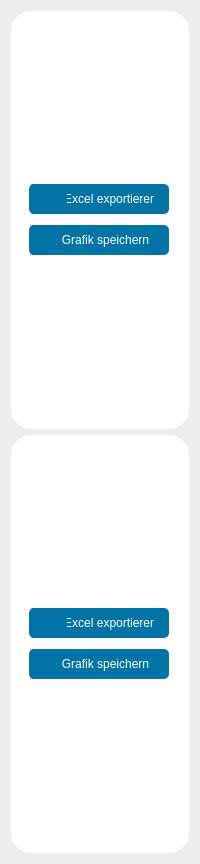
      <widget class="QFrame" name="tarifsimulation_bottom">
       <property name="minimumSize">
        <size>
         <width>0</width>
         <height>0</height>
        </size>
       </property>
       <layout class="QGridLayout" name="gridLayout_5">
        <item row="0" column="0" colspan="2">
         <widget class="QFrame" name="frame_ts_container1">
          <property name="styleSheet">
           <string notr="true">background-color: white;
border-radius: 20%;</string>
          </property>
          <property name="frameShadow">
           <enum>QFrame::Plain</enum>
          </property>
          <layout class="QHBoxLayout" name="horizontalLayout_16">
           <item>
            <widget class="QFrame" name="frame_button_3">
             <property name="maximumSize">
              <size>
               <width>150</width>
               <height>16777215</height>
              </size>
             </property>
             <layout class="QVBoxLayout" name="verticalLayout_43">
              <item>
               <spacer name="verticalSpacer_10">
                <property name="orientation">
                 <enum>Qt::Vertical</enum>
                </property>
                <property name="sizeType">
                 <enum>QSizePolicy::Maximum</enum>
                </property>
                <property name="sizeHint" stdset="0">
                 <size>
                  <width>20</width>
                  <height>150</height>
                 </size>
                </property>
               </spacer>
              </item>
              <item>
               <widget class="QPushButton" name="pushButton_tarifsimulation_excel_statistik">
                <property name="minimumSize">
                 <size>
                  <width>140</width>
                  <height>0</height>
                 </size>
                </property>
                <property name="maximumSize">
                 <size>
                  <width>140</width>
                  <height>16777215</height>
                 </size>
                </property>
                <property name="styleSheet">
                 <string notr="true">QPushButton {
    border-left: 8px solid;
	border-color: rgb(1,115,164);
	background-color: rgb(1,115,164);   
    text-align: center;
	color: rgb(255,255,255);
	padding: 8px;
	padding-left: 30 px;
	padding-right: 15 px;
	border-radius: 5px;
	background-image: url(:/16x16/icons/16x16/cil-external-link.png);
	background-position: left;
	background-repeat: no-reperat;
}
QPushButton:hover {
    background-color: rgb(1,133,177);
	border-color: rgb(1,133,177);
}
QPushButton:pressed {
	background-color: rgb(1,115,164);
	border-color: rgb(1,115,164);
}</string>
                </property>
                <property name="text">
                 <string>Excel exportieren</string>
                </property>
               </widget>
              </item>
              <item>
               <widget class="QPushButton" name="pushButton_tarifsimulation_sichern_statistik">
                <property name="sizePolicy">
                 <sizepolicy hsizetype="Fixed" vsizetype="Fixed">
                  <horstretch>150</horstretch>
                  <verstretch>0</verstretch>
                 </sizepolicy>
                </property>
                <property name="minimumSize">
                 <size>
                  <width>140</width>
                  <height>0</height>
                 </size>
                </property>
                <property name="maximumSize">
                 <size>
                  <width>140</width>
                  <height>16777215</height>
                 </size>
                </property>
                <property name="focusPolicy">
                 <enum>Qt::NoFocus</enum>
                </property>
                <property name="layoutDirection">
                 <enum>Qt::LeftToRight</enum>
                </property>
                <property name="styleSheet">
                 <string notr="true">QPushButton {
    border-left: 8px solid;
	border-color: rgb(1,115,164);
	background-color: rgb(1,115,164);   
    text-align: center;
	color: rgb(255,255,255);
	padding: 8px;
	padding-left: 20 px;
	padding-right: 15 px;
	border-radius: 5px;
	background-image: url(:/16x16/icons/16x16/cil-save.png);
	background-position: left;
	background-repeat: no-reperat;
}
QPushButton:hover {
    background-color: rgb(1,133,177);
	border-color: rgb(1,133,177);
}
QPushButton:pressed {
	background-color: rgb(1,115,164);
	border-color: rgb(1,115,164);
}</string>
                </property>
                <property name="text">
                 <string>Grafik speichern</string>
                </property>
               </widget>
              </item>
              <item>
               <spacer name="verticalSpacer_11">
                <property name="orientation">
                 <enum>Qt::Vertical</enum>
                </property>
                <property name="sizeType">
                 <enum>QSizePolicy::Maximum</enum>
                </property>
                <property name="sizeHint" stdset="0">
                 <size>
                  <width>20</width>
                  <height>150</height>
                 </size>
                </property>
               </spacer>
              </item>
             </layout>
            </widget>
           </item>
           <item>
            <widget class="QWidget" name="widget_ts_statistik" native="true">
             <property name="minimumSize">
              <size>
               <width>0</width>
               <height>400</height>
              </size>
             </property>
            </widget>
           </item>
          </layout>
         </widget>
        </item>
        <item row="2" column="0" colspan="2">
         <widget class="QFrame" name="frame_ts_container2">
          <property name="styleSheet">
           <string notr="true">background-color: white;
border-radius: 20%;</string>
          </property>
          <layout class="QHBoxLayout" name="horizontalLayout_17">
           <item>
            <widget class="QFrame" name="frame_button_4">
             <property name="maximumSize">
              <size>
               <width>150</width>
               <height>16777215</height>
              </size>
             </property>
             <layout class="QVBoxLayout" name="verticalLayout_44">
              <item>
               <spacer name="verticalSpacer_12">
                <property name="orientation">
                 <enum>Qt::Vertical</enum>
                </property>
                <property name="sizeType">
                 <enum>QSizePolicy::Maximum</enum>
                </property>
                <property name="sizeHint" stdset="0">
                 <size>
                  <width>20</width>
                  <height>150</height>
                 </size>
                </property>
               </spacer>
              </item>
              <item>
               <widget class="QPushButton" name="pushButton_tarifsimulation_excel_verbrauch">
                <property name="minimumSize">
                 <size>
                  <width>140</width>
                  <height>0</height>
                 </size>
                </property>
                <property name="maximumSize">
                 <size>
                  <width>140</width>
                  <height>16777215</height>
                 </size>
                </property>
                <property name="styleSheet">
                 <string notr="true">QPushButton {
    border-left: 8px solid;
	border-color: rgb(1,115,164);
	background-color: rgb(1,115,164);   
    text-align: center;
	color: rgb(255,255,255);
	padding: 8px;
	padding-left: 30 px;
	padding-right: 15 px;
	border-radius: 5px;
	background-image: url(:/16x16/icons/16x16/cil-external-link.png);
	background-position: left;
	background-repeat: no-reperat;
}
QPushButton:hover {
    background-color: rgb(1,133,177);
	border-color: rgb(1,133,177);
}
QPushButton:pressed {
	background-color: rgb(1,115,164);
	border-color: rgb(1,115,164);
}</string>
                </property>
                <property name="text">
                 <string>Excel exportieren</string>
                </property>
               </widget>
              </item>
              <item>
               <widget class="QPushButton" name="pushButton_tarifsimulation_sichern_verbrauch">
                <property name="sizePolicy">
                 <sizepolicy hsizetype="Fixed" vsizetype="Fixed">
                  <horstretch>150</horstretch>
                  <verstretch>0</verstretch>
                 </sizepolicy>
                </property>
                <property name="minimumSize">
                 <size>
                  <width>140</width>
                  <height>0</height>
                 </size>
                </property>
                <property name="maximumSize">
                 <size>
                  <width>140</width>
                  <height>16777215</height>
                 </size>
                </property>
                <property name="focusPolicy">
                 <enum>Qt::NoFocus</enum>
                </property>
                <property name="layoutDirection">
                 <enum>Qt::LeftToRight</enum>
                </property>
                <property name="styleSheet">
                 <string notr="true">QPushButton {
    border-left: 8px solid;
	border-color: rgb(1,115,164);
	background-color: rgb(1,115,164);   
    text-align: center;
	color: rgb(255,255,255);
	padding: 8px;
	padding-left: 20 px;
	padding-right: 15 px;
	border-radius: 5px;
	background-image: url(:/16x16/icons/16x16/cil-save.png);
	background-position: left;
	background-repeat: no-reperat;
}
QPushButton:hover {
    background-color: rgb(1,133,177);
	border-color: rgb(1,133,177);
}
QPushButton:pressed {
	background-color: rgb(1,115,164);
	border-color: rgb(1,115,164);
}</string>
                </property>
                <property name="text">
                 <string>Grafik speichern</string>
                </property>
               </widget>
              </item>
              <item>
               <spacer name="verticalSpacer_13">
                <property name="orientation">
                 <enum>Qt::Vertical</enum>
                </property>
                <property name="sizeType">
                 <enum>QSizePolicy::Maximum</enum>
                </property>
                <property name="sizeHint" stdset="0">
                 <size>
                  <width>20</width>
                  <height>150</height>
                 </size>
                </property>
               </spacer>
              </item>
             </layout>
            </widget>
           </item>
           <item>
            <widget class="QWidget" name="widget_ts_verbrauch" native="true">
             <property name="minimumSize">
              <size>
               <width>0</width>
               <height>400</height>
              </size>
             </property>
            </widget>
           </item>
          </layout>
         </widget>
        </item>
       </layout>
      </widget>
